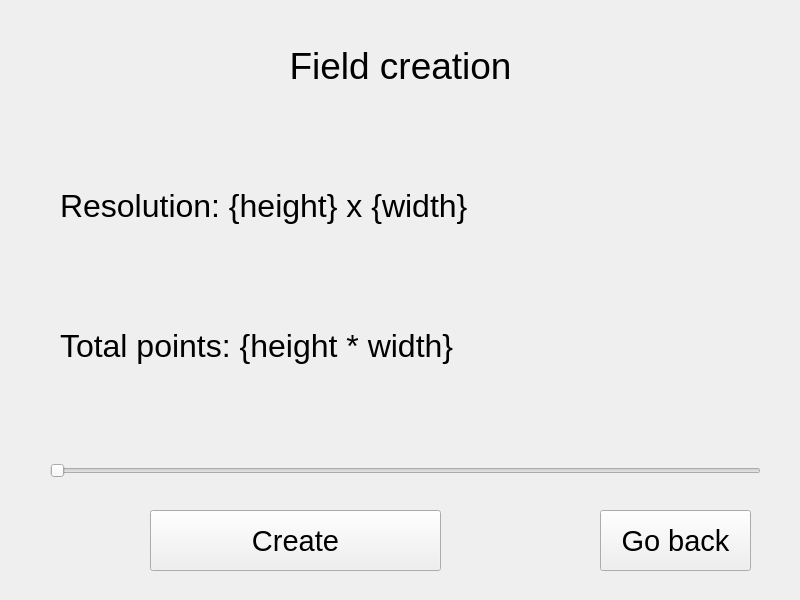
<?xml version="1.0" encoding="UTF-8"?>
<ui version="4.0">
 <class>Create</class>
 <widget class="QWidget" name="Create">
  <property name="geometry">
   <rect>
    <x>0</x>
    <y>0</y>
    <width>800</width>
    <height>600</height>
   </rect>
  </property>
  <property name="windowTitle">
   <string>Waves simulation</string>
  </property>
  <widget class="QLabel" name="tittle">
   <property name="geometry">
    <rect>
     <x>10</x>
     <y>10</y>
     <width>781</width>
     <height>111</height>
    </rect>
   </property>
   <property name="font">
    <font>
     <pointsize>28</pointsize>
    </font>
   </property>
   <property name="text">
    <string>Field creation</string>
   </property>
   <property name="alignment">
    <set>Qt::AlignmentFlag::AlignCenter</set>
   </property>
  </widget>
  <widget class="QSlider" name="horizontalSlider">
   <property name="geometry">
    <rect>
     <x>50</x>
     <y>440</y>
     <width>711</width>
     <height>61</height>
    </rect>
   </property>
   <property name="orientation">
    <enum>Qt::Orientation::Horizontal</enum>
   </property>
  </widget>
  <widget class="QLabel" name="label">
   <property name="geometry">
    <rect>
     <x>60</x>
     <y>160</y>
     <width>701</width>
     <height>91</height>
    </rect>
   </property>
   <property name="font">
    <font>
     <pointsize>24</pointsize>
    </font>
   </property>
   <property name="text">
    <string>Resolution: {height} x {width}</string>
   </property>
  </widget>
  <widget class="QLabel" name="label_2">
   <property name="geometry">
    <rect>
     <x>60</x>
     <y>300</y>
     <width>701</width>
     <height>91</height>
    </rect>
   </property>
   <property name="font">
    <font>
     <pointsize>24</pointsize>
    </font>
   </property>
   <property name="text">
    <string>Total points: {height * width}</string>
   </property>
  </widget>
  <widget class="QPushButton" name="Create_2">
   <property name="geometry">
    <rect>
     <x>150</x>
     <y>510</y>
     <width>291</width>
     <height>61</height>
    </rect>
   </property>
   <property name="font">
    <font>
     <pointsize>22</pointsize>
    </font>
   </property>
   <property name="text">
    <string>Create</string>
   </property>
  </widget>
  <widget class="QPushButton" name="Create_3">
   <property name="geometry">
    <rect>
     <x>600</x>
     <y>510</y>
     <width>151</width>
     <height>61</height>
    </rect>
   </property>
   <property name="font">
    <font>
     <pointsize>22</pointsize>
    </font>
   </property>
   <property name="text">
    <string>Go back</string>
   </property>
  </widget>
 </widget>
 <resources/>
 <connections/>
</ui>
